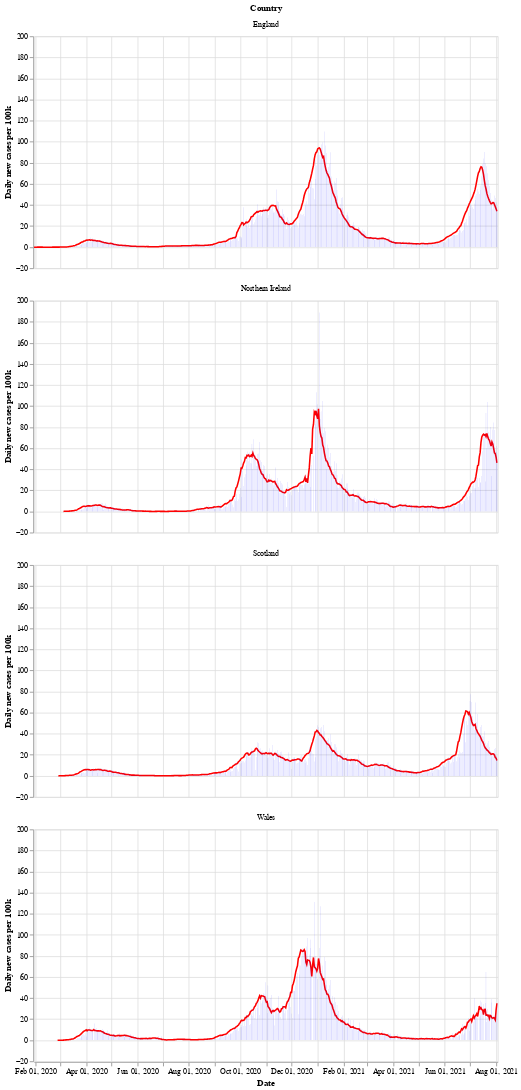

Here is the notebook cell this chart was saved with:
### Markdown cell above
Next is a bar chart of the number of new cases in each country (per 100k population), with the 7 day moving average of cases. Again we see that Wales saw a longer period of raising and falling cases compared to the other countries.

After a period of cases falling, each nation is now seeing a rise in the number of cases - especially in Wales.

### Code cell
# collapse
bars = alt.Chart(uk_cases).mark_bar().encode(
    x=alt.X("yearmonthdate(date):T", axis=alt.Axis(title='Date')),
    y=alt.Y("newCasesRate:Q", axis=alt.Axis(title='Daily new cases per 100k')),
    tooltip='newCasesRate',
    color=alt.condition(
        alt.datum.dailyChange > 0,
        alt.value("orange"),  # The positive color
        alt.value("blue")  # The negative color
    )
).properties(title='New cases per 100k population with rolling 7 day average', width=600).interactive()
line = alt.Chart(uk_cases).mark_line(
    color='red',
    size=2,
).transform_window(
    rolling_mean='mean(newCasesRate)',
    frame=[0, 7],
    groupby=['areaName']
).encode(
    x='yearmonthdate(date):T',
    y='rolling_mean:Q'
)
alt.layer(line, bars, data=uk_cases).facet(alt.Row('areaName', title='Country'), columns=1)

### Figure 1 — Vega-Lite specification as saved in the notebook (floating-point values rounded to 4 significant figures; data arrays with more than 128 entries replaced by an {"elided": "..."} marker saying what was removed)
{"config": {"view": {"continuousWidth": 400, "continuousHeight": 300}}, "data": {"name": "data-87a510923f5c36f455b0d10f51c7aa85"}, "facet": {"type": "nominal", "field": "areaName", "title": "Country"}, "spec": {"layer": [{"mark": {"type": "line", "color": "red", "size": 2}, "encoding": {"x": {"type": "temporal", "field": "date", "timeUnit": "yearmonthdate"}, "y": {"type": "quantitative", "field": "rolling_mean"}}, "transform": [{"window": [{"op": "mean", "field": "newCasesRate", "as": "rolling_mean"}], "frame": [0, 7], "groupby": ["areaName"]}]}, {"mark": "bar", "encoding": {"color": {"condition": {"value": "orange", "test": "(datum.dailyChange > 0)"}, "value": "blue"}, "tooltip": {"type": "quantitative", "field": "newCasesRate"}, "x": {"type": "temporal", "axis": {"title": "Date"}, "field": "date", "timeUnit": "yearmonthdate"}, "y": {"type": "quantitative", "axis": {"title": "Daily new cases per 100k"}, "field": "newCasesRate"}}, "selection": {"selector002": {"type": "interval", "bind": "scales", "encodings": ["x", "y"]}}, "title": "New cases per 100k population with rolling 7 day average", "width": 600}]}, "columns": 1, "$schema": "https://vega.github.io/schema/vega-lite/v4.8.1.json", "datasets": {"data-87a510923f5c36f455b0d10f51c7aa85": {"elided": "2112 records"}}}
